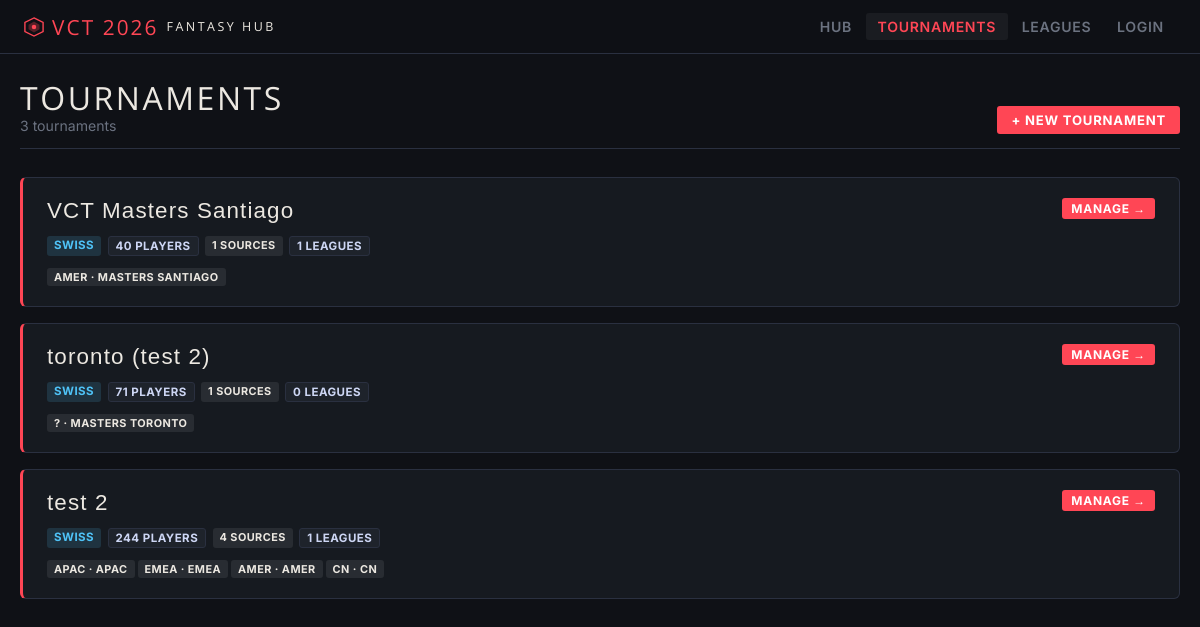
/tournaments, run on the app's committed database.
### tables this page shows
CREATE TABLE tournaments (
            id          INTEGER PRIMARY KEY AUTOINCREMENT,
            name        TEXT NOT NULL,
            description TEXT,
            format      TEXT DEFAULT 'standard',
            status      TEXT DEFAULT 'swiss',
            created_at  TEXT DEFAULT (datetime('now'))
        );

CREATE TABLE event_sources (
            id            INTEGER PRIMARY KEY AUTOINCREMENT,
            tournament_id INTEGER NOT NULL,
            vlr_url       TEXT NOT NULL,
            event_name    TEXT,
            region        TEXT,
            last_scraped  TEXT,
            players_found INTEGER DEFAULT 0,
            FOREIGN KEY (tournament_id) REFERENCES tournaments(id)
        );

### app.py (the view)
@app.route("/tournaments")
def tournaments():
    all_t = db.get_all_tournaments()
    for t in all_t:
        t["sources"]  = db.get_event_sources(t["id"])
        t["leagues"]  = db.get_leagues_for_tournament(t["id"])
        t["players"]  = len(db.get_players(t["id"]))
    return render_template("tournaments.html", tournaments=all_t)

### app.py (called while the page is built)
def is_admin():
    return session.get("logged_in") is True

@app.context_processor
def inject_auth():
    return {"admin": is_admin()}

### database.py (called while the page is built)
def get_connection():
    conn = sqlite3.connect(DB_PATH)
    conn.row_factory = sqlite3.Row
    conn.execute("PRAGMA foreign_keys = ON")
    return conn

def get_all_tournaments():
    conn = get_connection()
    rows = conn.execute("SELECT * FROM tournaments ORDER BY id DESC").fetchall()
    conn.close()
    return [dict(r) for r in rows]

def get_event_sources(tournament_id):
    conn = get_connection()
    rows = conn.execute("SELECT * FROM event_sources WHERE tournament_id = ? ORDER BY id",
                        (tournament_id,)).fetchall()
    conn.close()
    return [dict(r) for r in rows]

def get_leagues_for_tournament(tournament_id):
    conn = get_connection()
    rows = conn.execute("SELECT * FROM leagues WHERE tournament_id = ? ORDER BY id",
                        (tournament_id,)).fetchall()
    conn.close()
    return [dict(r) for r in rows]

### templates/tournaments.html (shortened to what this page needs)
{% extends "base.html" %}
{% block content %}
<div class="page-header">
    <div><div class="page-title">TOURNAMENTS</div><div class="page-subtitle">{{ tournaments|length }} tournament{{ 's' if tournaments|length != 1 }}</div></div>
    <a href="/tournaments/create" class="btn btn-primary">+ New Tournament</a>
</div>
{% if tournaments %}
{% for t in tournaments %}
<div class="card" style="margin-bottom:1rem;border-left:3px solid var(--red);">
    <div style="display:flex;align-items:flex-start;justify-content:space-between;gap:1rem;flex-wrap:wrap;">
        <div>
            <div style="font-family:'Bebas Neue',sans-serif;font-size:1.4rem;color:var(--accent);letter-spacing:.05em;">{{ t.name }}</div>
            <div style="display:flex;gap:.4rem;flex-wrap:wrap;margin-bottom:.75rem;">
                <span class="badge badge-{{ t.status }}">{{ t.status }}</span>
                <span class="badge badge-team">{{ t.players }} players</span>
                <span class="badge badge-region">{{ t.sources|length }} sources</span>
                <span class="badge badge-team">{{ t.leagues|length }} leagues</span>
            </div>
            {% if t.sources %}
            <div style="color:var(--muted);font-size:.8rem;">
                {% for s in t.sources %}<span class="badge badge-region" style="margin-right:3px;">{{ s.region or '?' }} · {{ s.event_name or s.vlr_url[:40] }}</span>{% endfor %}
            </div>
            {% endif %}
        </div>
        <div style="display:flex;gap:.5rem;flex-direction:column;align-items:flex-end;">
            <a href="/tournaments/{{ t.id }}" class="btn btn-primary btn-sm">Manage →</a>
        </div>
    </div>
</div>
{% endfor %}
{% else %}
<div class="empty"><span class="big">EMPTY</span>No tournaments yet.</div>
<div style="text-align:center;"><a href="/tournaments/create" class="btn btn-primary">+ Create First Tournament</a></div>
{% endif %}
{% endblock %}

### templates/base.html (shortened to what this page needs)
<!DOCTYPE html>
<html lang="en">
<head>
</head>
<body>
<nav>
    <a class="nav-logo" href="/">
        <svg width="20" height="20" viewBox="0 0 22 22" fill="none">
            <polygon points="11,1 21,6 21,16 11,21 1,16 1,6" stroke="#ff4655" stroke-width="1.5" fill="none"/>
            <polygon points="11,5 17,8.5 17,13.5 11,17 5,13.5 5,8.5" fill="#ff4655" opacity=".3"/>
            <circle cx="11" cy="11" r="2.5" fill="#ff4655"/>
        </svg>
        VCT 2026 <span>FANTASY HUB</span>
    </a>
    <div class="nav-links">
        <a class="nav-link {{ 'active' if request.endpoint == 'index' }}" href="/">Hub</a>
        <a class="nav-link {{ 'active' if 'tournament' in (request.endpoint or '') }}" href="/tournaments">Tournaments</a>
        <a class="nav-link {{ 'active' if request.endpoint == 'leagues' }}" href="/leagues">Leagues</a>
        {% if admin %}
          <a class="nav-link" href="/logout" style="color:var(--red);" title="Logged in as FaiziSA">⏻ Logout</a>
        {% else %}
          <a class="nav-link {{ 'active' if request.endpoint == 'login' }}" href="/login">Login</a>
        {% endif %}
    </div>
</nav>
<main>
    {% block content %}{% endblock %}
</main>
</body>
</html>

### templates/base.html (style rules this page uses)
:root { --red:#ff4655; --red2:#c0392b; --dark:#0f1116; --dark2:#161a20; --dark3:#1e232b; --dark4:#252b35; --border:#2a3040; --text:#cdd6f4; --muted:#6b7280; --accent:#ece8e1; --green:#00d384; --yellow:#f0a500; --blue:#4fc3f7; }
* { box-sizing:border-box;margin:0;padding:0; }
body { background:var(--dark);color:var(--text);font-family:'Inter',sans-serif;font-size:15px;min-height:100vh; }
nav { position:sticky;top:0;z-index:100;background:rgba(15,17,22,.95);backdrop-filter:blur(12px);border-bottom:1px solid var(--border);padding:0 1.5rem;display:flex;align-items:center;gap:1.5rem;height:54px;flex-wrap:wrap; }
.nav-logo { font-family:'Open Sans',sans-serif;font-size:1.3rem;letter-spacing:.1em;color:var(--red);text-decoration:none;display:flex;align-items:center;gap:8px;white-space:nowrap; }
.nav-logo span { color:var(--accent);font-size:.6em;letter-spacing:.2em; }
.nav-links { display:flex;gap:.1rem;margin-left:auto;flex-wrap:wrap; }
.nav-link { color:var(--muted);text-decoration:none;font-weight:600;font-size:.88rem;letter-spacing:.05em;text-transform:uppercase;padding:5px 12px;border-radius:3px;transition:color .15s,background .15s;white-space:nowrap; }
.nav-link:hover,.nav-link.active { color:var(--accent);background:rgba(255,255,255,.05); }
.nav-link.active { color:var(--red); }
main { position:relative;z-index:1;max-width:1360px;margin:0 auto;padding:1.75rem 1.25rem; }
main { animation:fadeUp .3s ease-out; }
.page-header { margin-bottom:1.75rem;padding-bottom:.9rem;border-bottom:1px solid var(--border);display:flex;align-items:flex-end;justify-content:space-between;gap:1rem;flex-wrap:wrap; }
.page-title { font-family:'Open Sans',sans-serif;font-size:2rem;letter-spacing:.08em;color:var(--accent);line-height:1; }
.page-subtitle { color:var(--muted);font-size:.88rem;margin-top:3px; }
.card { background:var(--dark2);border:1px solid var(--border);border-radius:6px;padding:1.25rem 1.5rem; }
.btn { display:inline-flex;align-items:center;gap:5px;padding:6px 14px;font-family:'Inter',sans-serif;font-weight:700;font-size:.82rem;letter-spacing:.06em;text-transform:uppercase;text-decoration:none;border:none;border-radius:3px;cursor:pointer;transition:opacity .15s,transform .1s;white-space:nowrap; }
.btn-primary { background:var(--red);color:#fff; }
.btn-sm { padding:3px 9px;font-size:.75rem; }
.badge { display:inline-block;padding:2px 7px;border-radius:3px;font-size:.72rem;font-weight:700;letter-spacing:.04em;text-transform:uppercase; }
.badge-team { background:var(--dark3);color:var(--text);border:1px solid var(--border); }
.badge-region { background:rgba(255,255,255,.08);color:var(--accent);font-size:.68rem; }
.badge-swiss { background:rgba(79,195,247,.15);color:var(--blue); }

### data on the page
tournaments: name "VCT Masters Santiago", status "SWISS", players "40", sources|length "1", leagues|length "1"
event_sources: region "AMER", event_name "MASTERS SANTIAGO"
tournaments: name "toronto (test 2)", status "SWISS", players "71", sources|length "1", leagues|length "0"
event_sources: region "?", event_name "MASTERS TORONTO"
tournaments: name "test 2", status "SWISS", players "244", sources|length "4", leagues|length "1"
event_sources: region "APAC", event_name "APAC"
event_sources: region "EMEA", event_name "EMEA"
event_sources: region "AMER", event_name "AMER"
event_sources: region "CN", event_name "CN"

### other printed values
{{ tournaments|length }} "3"
{{ 's' if tournaments|length != 1 }} "s"
